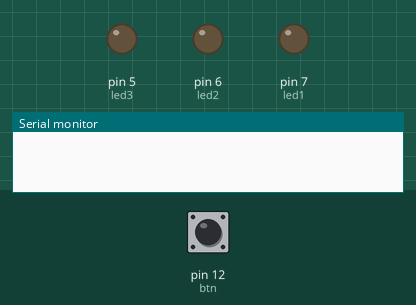
Recording of a sketch running on a simulated Arduino Uno, built with avr-gcc and run on an emulated ATmega328P. Shown: output pins drawn as LEDs (lit = HIGH), the last lines printed to the serial monitor. Dashed ring = blinking. The inputs (shaded band) are chosen by the test bench; at power-on: pin 12 (btn) HIGH.

Above: at 1.2 s.
1.3 s: pin 12 (btn) pulled LOW for 1 s
At 3.4 s:
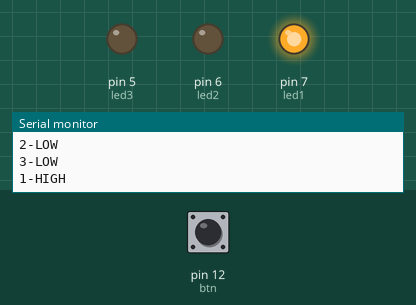
3.8 s: pin 12 (btn) pulled LOW for 0.25 s
At 5.0 s:
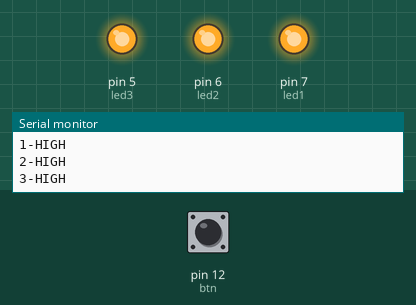
5.5 s: pin 12 (btn) pulled LOW for 3.2 s
At 6.1 s:
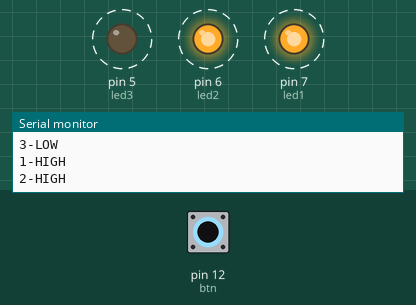
Timing chart, 0 to 10.1 s (numbered marks = the images above; inputs shaded):
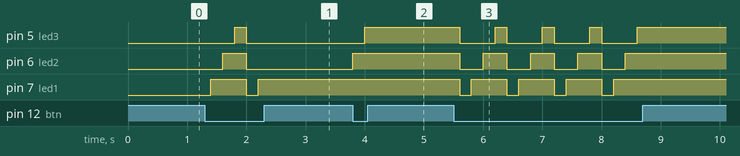

Measured:
- after the input at 1.3 s, pin 5 (led3): LOW → HIGH after 0.50 s, → LOW 0.20 s later; pin 6 (led2): LOW → HIGH after 0.30 s, → LOW 0.40 s later; pin 7 (led1): LOW → HIGH after 0.10 s, → LOW 0.60 s later, → HIGH 0.20 s later
- after the input at 3.8 s, pin 5 (led3): LOW → HIGH after 0.20 s; pin 6 (led2): LOW → HIGH at once
- after the input at 5.5 s, pin 5 (led3): alternates HIGH for 0.20 s and LOW for 0.60 s, 8 changes in all, then stays HIGH, starting after 0.10 s; pin 6 (led2): alternates HIGH for 0.40 s and LOW for 0.40 s, 8 changes in all, then stays HIGH, starting after 0.10 s

The sketch:

teste.ino
```cpp
int cont = 0;
int btnValor = 0;
int aux = 0;
const int led1 = 7;
const int led2 = 6;
const int led3 = 5;
const int btn = 12;

void setup() {
  //INPUT
  pinMode(btn, INPUT);

  //OUTPUT
  pinMode(led1, OUTPUT);
  pinMode(led2, OUTPUT);
  pinMode(led3, OUTPUT);

  //comunicação serial
  Serial.begin(9600);
}

void loop() {
  btnValor = digitalRead(btn);
  if(btnValor == 0){
    if(cont == 3){
      cont = 0;
    }else{
      cont++;
    }
  }

  if(aux != cont){
  if(cont == 0){
      digitalWrite(led1, LOW);
      Serial.println("1-LOW");
      digitalWrite(led2, LOW);
      Serial.println("2-LOW");
      digitalWrite(led3, LOW);
      Serial.println("3-LOW");
  }else if(cont == 1){
      digitalWrite(led1, HIGH);
      Serial.println("1-HIGH");
  } else if(cont == 2){
      digitalWrite(led2, HIGH);
      Serial.println("2-HIGH");
  }else if(cont == 3){
      digitalWrite(led3, HIGH);
      Serial.println("3-HIGH");
  }
  aux = cont;
  }
  delay(200);
}
```
